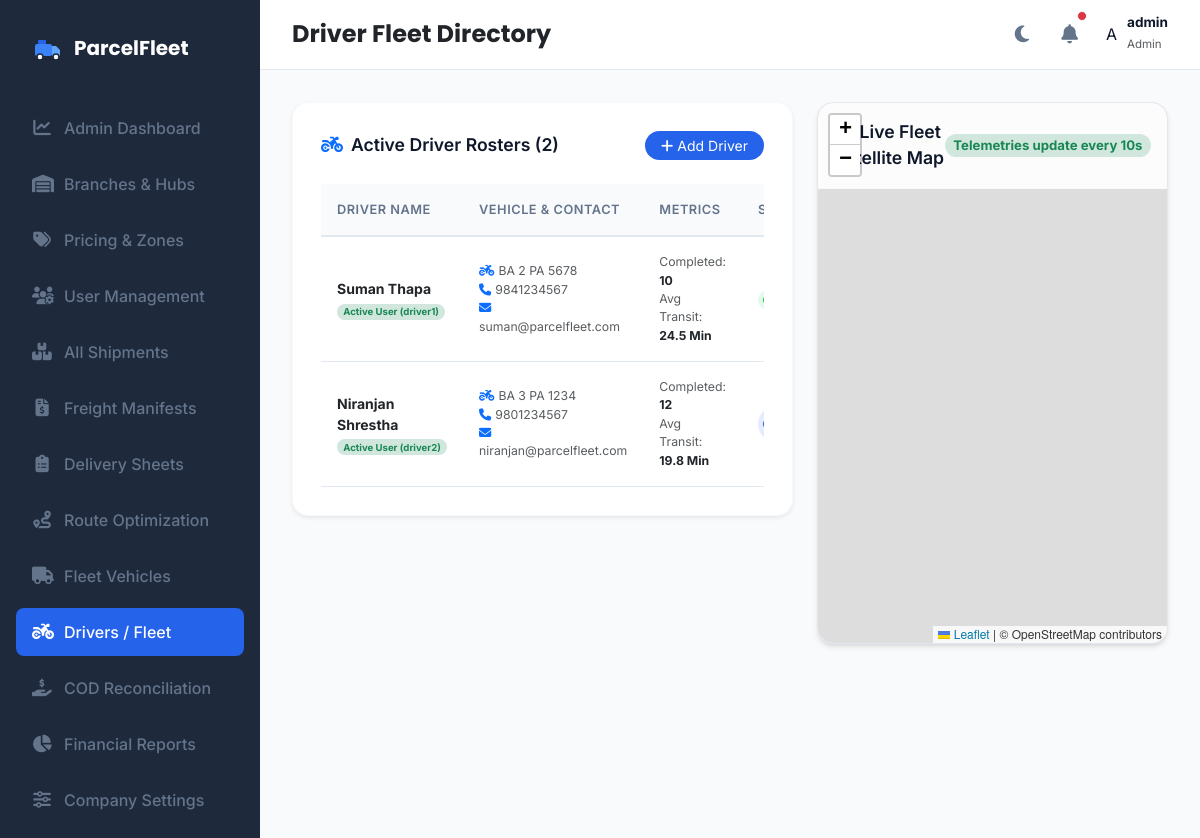
/admin/drivers (signed in), run on an earlier commit of the app's database.
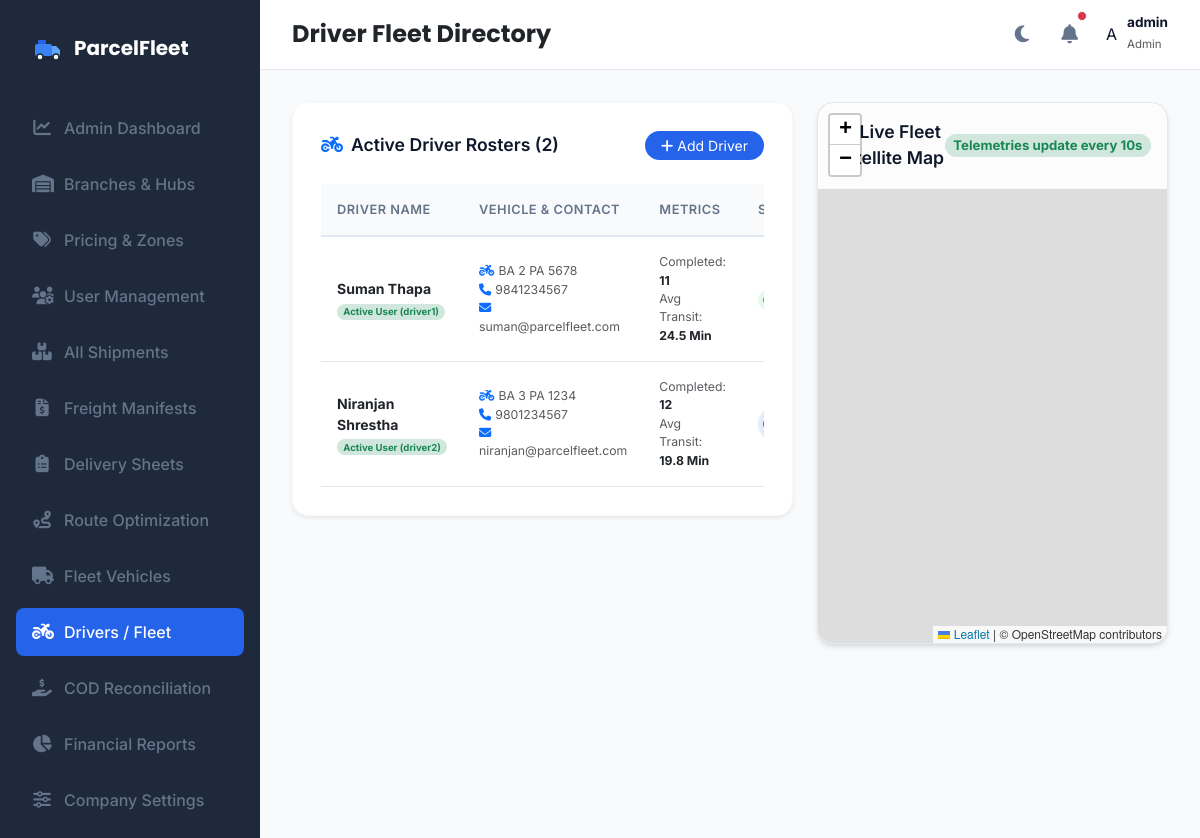
And on a later commit of the database.
### models.py (models this page shows, shortened)
class Driver(db.Model):
    __tablename__ = 'drivers'
    id = db.Column(db.Integer, primary_key=True)
    user_id = db.Column(db.Integer, db.ForeignKey('users.id'), nullable=True)
    name = db.Column(db.String(100), nullable=False)
    phone = db.Column(db.String(20), nullable=False, unique=True)
    email = db.Column(db.String(100), nullable=True, unique=True)
    vehicle_number = db.Column(db.String(50), nullable=False)  # Kept for backward compatibility
    availability = db.Column(db.String(20), default='Available')  # 'Available', 'On Delivery', 'Offline', 'On Break'
    latitude = db.Column(db.Float, nullable=False, default=27.7172)  # Default Kathmandu Coordinates
    longitude = db.Column(db.Float, nullable=False, default=85.3240)
    completed_deliveries = db.Column(db.Integer, default=0)
    average_delivery_time = db.Column(db.Float, default=0.0)  # In minutes
    employee_code = db.Column(db.String(50), unique=True, nullable=True)
    address = db.Column(db.String(255), nullable=True)
    license_number = db.Column(db.String(50), nullable=True)
    license_expiry = db.Column(db.DateTime, nullable=True)
    joining_date = db.Column(db.DateTime, default=datetime.utcnow)
    assigned_vehicle_id = db.Column(db.Integer, db.ForeignKey('vehicles.id'), nullable=True)
    emergency_contact = db.Column(db.String(50), nullable=True)
    status = db.Column(db.String(30), default='Available')  # 'Available', 'Delivering', 'Off Duty', 'On Leave'
    hub_id = db.Column(db.Integer, db.ForeignKey('hubs.id'), nullable=True)
    rating = db.Column(db.Float, default=5.0)
    remarks = db.Column(db.Text, nullable=True)
    total_deliveries = db.Column(db.Integer, default=0)
    successful_deliveries = db.Column(db.Integer, default=0)
    failed_deliveries = db.Column(db.Integer, default=0)
    parcels = db.relationship('Parcel', backref='assigned_driver', foreign_keys="Parcel.assigned_driver_id")
    assignments = db.relationship('Assignment', backref='driver', cascade="all, delete-orphan")

class User(db.Model, UserMixin):
    __tablename__ = 'users'
    id = db.Column(db.Integer, primary_key=True)
    username = db.Column(db.String(50), unique=True, nullable=False)
    password_hash = db.Column(db.String(255), nullable=False)
    role = db.Column(db.String(30), nullable=False)  # 'admin', 'hub_admin', 'booking_staff', 'warehouse_staff', 'dispatcher', 'delivery_staff', 'branch_staff', 'driver'
    permissions = db.Column(db.String(255), nullable=True) # Comma-separated permissions: view,create,edit,delete,assign,dispatch,reports,settings
    driver_profile = db.relationship('Driver', backref='user', uselist=False, cascade="all, delete-orphan")
    hub_admin_profile = db.relationship('HubAdmin', backref='user', uselist=False, cascade="all, delete-orphan")

### app.py (the view)
@app.route('/admin/drivers')
@login_required
def manage_drivers():
    if current_user.role not in ['admin', 'hub_admin', 'dispatcher']:
        return redirect(url_for('index'))
    drivers = Driver.query.all()
    hubs = Hub.query.all()
    vehicles = Vehicle.query.all()
    return render_template('drivers.html', active_page='drivers', drivers=drivers, hubs=hubs, vehicles=vehicles)

### app.py (called while the page is built)
@login_manager.user_loader
def load_user(user_id):
    return User.query.get(int(user_id))

### templates/drivers.html (shortened to what the changed rows need)
{% extends "base.html" %}
{% block content %}
<div class="row g-4">
    <div class="col-12 col-xl-7">
        <div class="premium-card border border-light shadow-sm mb-0">
            <div class="table-responsive" style="max-height: 480px; overflow-y: auto;">
                <table class="table premium-table align-middle">
                    <thead>
                        <tr>
                            <th>Driver Name</th>
                            <th>Vehicle & Contact</th>
                            <th>Metrics</th>
                            <th>State</th>
                        </tr>
                    </thead>
                    <tbody class="text-dark">
                        {% if not drivers %}
                        <tr>
                            <td colspan="5" class="text-center text-muted py-4">No registered drivers found.</td>
                        </tr>
                        {% else %}
                        {% for d in drivers %}
                        <tr>
                            <td>
                                <div class="fw-bold">{{ d.name }}</div>
                                {% if not d.user %}
                                <span class="badge bg-warning-subtle text-warning border-0 rounded-pill" style="font-size: 0.6rem;">Awaiting Reg</span>
                                {% else %}
                                <span class="badge bg-success-subtle text-success border-0 rounded-pill" style="font-size: 0.6rem;">Active User ({{ d.user.username }})</span>
                                {% endif %}
                            </td>
                            <td>
                                <small class="text-muted d-block"><i class="fas fa-motorcycle me-1 text-primary"></i>{{ d.vehicle_number }}</small>
                                <small class="text-muted d-block"><i class="fas fa-phone me-1 text-primary"></i>{{ d.phone }}</small>
                                {% if d.email %}
                                <small class="text-muted d-block"><i class="fas fa-envelope me-1 text-primary"></i>{{ d.email }}</small>
                                {% endif %}
                            </td>
                            <td>
                                <small class="d-block text-muted">Completed: <strong class="text-dark">{{ d.completed_deliveries }}</strong></small>
                                <small class="d-block text-muted">Avg Transit: <strong class="text-dark">{{ d.average_delivery_time|round(1) }} Min</strong></small>
                            </td>
                            <td>
                                <span class="driver-badge {% if d.availability == 'Available' %}badge-available{% elif d.availability == 'On Delivery' %}badge-ondelivery{% elif d.availability == 'On Break' %}badge-onbreak{% else %}badge-offline{% endif %}" style="font-size: 0.65rem; padding: 0.25em 0.5em;">
                                </span>
                            </td>
                        </tr>
                        {% endfor %}
                        {% endif %}
                    </tbody>
                </table>
            </div>
        </div>
    </div>
</div>
{% endblock %}

What changed in the data, as far as the page shows it:
changed Driver "Suman Thapa": completed_deliveries "10" → "11"
